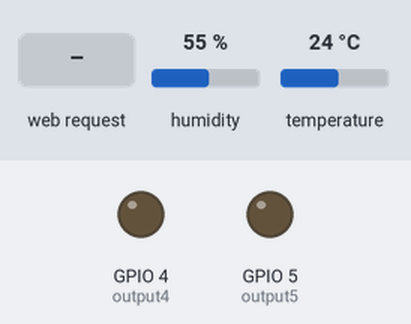
This sketch was run on a simulated ESP8266 (NodeMCU). Shown: output pins drawn as LEDs (lit = HIGH). Inputs (shaded band) come from the test bench; at power-on: humidity 55 %, temperature 24 °C. WiFi joins after 1.5 s; servers stay silent unless stated; what the sketch prints to the serial monitor is not drawn.

Above: at 2.7 s.
2.8 s: HTTP request GET /?tipo=1 received
At 4.0 s:
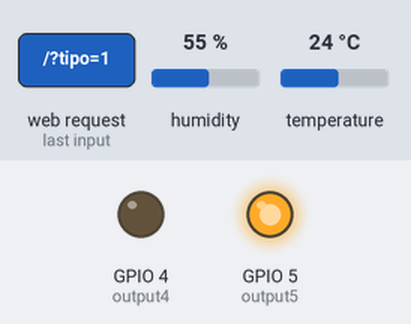
4.3 s: HTTP request GET /4/on received
At 4.9 s:
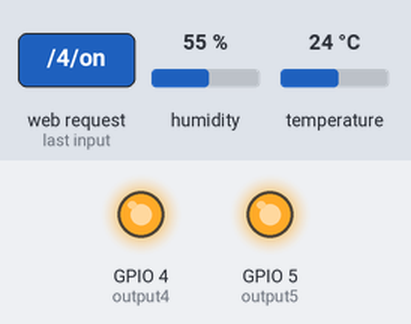
5.8 s: HTTP request GET /5/off received
At 7.0 s:
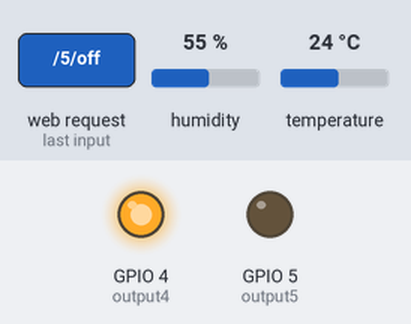
7.3 s: HTTP request GET /?tipo=2 received
At 8.4 s:
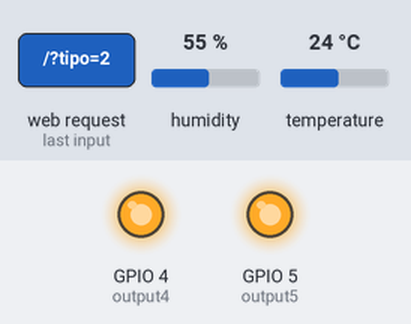
8.8 s: HTTP request GET /4/off received
At 9.5 s:
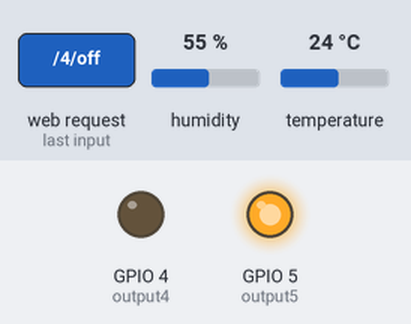
Timing chart, 0 to 11.3 s (numbered marks = the images above; inputs shaded):
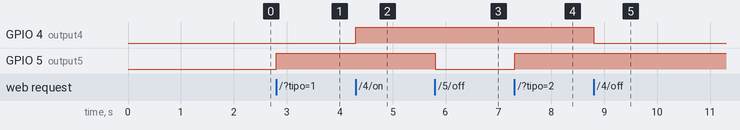

Measured:
- after the input at 2.8 s, GPIO 5 (output5): LOW → HIGH at once
- after the input at 4.3 s, GPIO 4 (output4): LOW → HIGH at once
- after the input at 5.8 s, GPIO 5 (output5): HIGH → LOW at once
- after the input at 7.3 s, GPIO 5 (output5): LOW → HIGH at once
- after the input at 8.8 s, GPIO 4 (output4): HIGH → LOW at once

The sketch:

WebServerRotation.ino
```cpp
//#include <ESP8266WiFi.h>
//#include <ESP8266WebServer.h>
//
///* Put your SSID & Password */
//const char* ssid = "NodeMCU";  // Enter SSID here
//const char* password = "12345678";  //Enter Password here
//
///* Put IP Address details */
//IPAddress local_ip(192,168,1,1);
//IPAddress gateway(192,168,1,1);
//IPAddress subnet(255,255,255,0);
//
//ESP8266WebServer server(80);
//
//uint8_t LED1pin = D7;
//bool LED1status = LOW;
//
//uint8_t LED2pin = D6;
//bool LED2status = LOW;
//
//void setup() {
//  Serial.begin(115200);
//  pinMode(LED1pin, OUTPUT);
//  pinMode(LED2pin, OUTPUT);
//
//  WiFi.softAP(ssid, password);
//  WiFi.softAPConfig(local_ip, gateway, subnet);
//  delay(100);
//
//  server.on("/", handle_OnConnect);
//  server.on("/led1on", handle_led1on);
//  server.on("/led1off", handle_led1off);
//  server.on("/led2on", handle_led2on);
//  server.on("/led2off", handle_led2off);
//  server.onNotFound(handle_NotFound);
//
//  server.begin();
//  Serial.println("HTTP server started");
//}
//void loop() {
//  server.handleClient();
//  if(LED1status)
//  {digitalWrite(LED1pin, HIGH);}
//  else
//  {digitalWrite(LED1pin, LOW);}
//
//  if(LED2status)
//  {digitalWrite(LED2pin, HIGH);}
//  else
//  {digitalWrite(LED2pin, LOW);}
//}
//
//void handle_OnConnect() {
//  LED1status = LOW;
//  LED2status = LOW;
//  Serial.println("GPIO7 Status: OFF | GPIO6 Status: OFF");
//  server.send(200, "text/html", SendHTML(LED1status,LED2status));
//}
//
//void handle_led1on() {
//  LED1status = HIGH;
//  Serial.println("GPIO7 Status: ON");
//  server.send(200, "text/html", SendHTML(true,LED2status));
//}
//
//void handle_led1off() {
//  LED1status = LOW;
//  Serial.println("GPIO7 Status: OFF");
//  server.send(200, "text/html", SendHTML(false,LED2status));
//}
//
//void handle_led2on() {
//  LED2status = HIGH;
//  Serial.println("GPIO6 Status: ON");
//  server.send(200, "text/html", SendHTML(LED1status,true));
//}
//
//void handle_led2off() {
//  LED2status = LOW;
//  Serial.println("GPIO6 Status: OFF");
//  server.send(200, "text/html", SendHTML(LED1status,false));
//}
//
//void handle_NotFound(){
//  server.send(404, "text/plain", "Not found");
//}
//
//String SendHTML(uint8_t led1stat,uint8_t led2stat){
//  String ptr = "<!DOCTYPE html> <html>\n";
//  ptr +="<head><meta name=\"viewport\" content=\"width=device-width, initial-scale=1.0, user-scalable=no\">\n";
//  ptr +="<title>LED Control</title>\n";
//  ptr +="<style>html { font-family: Helvetica; display: inline-block; margin: 0px auto; text-align: center;}\n";
//  ptr +="body{margin-top: 50px;} h1 {color: #444444;margin: 50px auto 30px;} h3 {color: #444444;margin-bottom: 50px;}\n";
//  ptr +=".button {display: block;width: 80px;background-color: #1abc9c;border: none;color: white;padding: 13px 30px;text-decoration: none;font-size: 25px;margin: 0px auto 35px;cursor: pointer;border-radius: 4px;}\n";
//  ptr +=".button-on {background-color: #1abc9c;}\n";
//  ptr +=".button-on:active {background-color: #16a085;}\n";
//  ptr +=".button-off {background-color: #34495e;}\n";
//  ptr +=".button-off:active {background-color: #2c3e50;}\n";
//  ptr +="p {font-size: 14px;color: #888;margin-bottom: 10px;}\n";
//  ptr +="</style>\n";
//  ptr +="</head>\n";
//  ptr +="<body>\n";
//  ptr +="<h1>ESP8266 Web Server</h1>\n";
//  ptr +="<h3>Using Access Point(AP) Mode</h3>\n";
//
//   if(led1stat)
//  {ptr +="<p>LED1 Status: ON</p><a class=\"button button-off\" href=\"/led1off\">OFF</a>\n";}
//  else
//  {ptr +="<p>LED1 Status: OFF</p><a class=\"button button-on\" href=\"/led1on\">ON</a>\n";}
//
//  if(led2stat)
//  {ptr +="<p>LED2 Status: ON</p><a class=\"button button-off\" href=\"/led2off\">OFF</a>\n";}
//  else
//  {ptr +="<p>LED2 Status: OFF</p><a class=\"button button-on\" href=\"/led2on\">ON</a>\n";}
//
//  ptr +="</body>\n";
//  ptr +="</html>\n";
//  return ptr;
//}


/*********
  Rui Santos
  Complete project details at https://randomnerdtutorials.com
*********/

// Load Wi-Fi library
#include <ESP8266WiFi.h>
#include "DHT.h"
#define DHTTYPE DHT22   // DHT 22  (AM2302), AM2321

// DHT Sensor
uint8_t DHTPin = 12;
// Initialize DHT sensor.
DHT dht(DHTPin, DHTTYPE);

float Temperatura = 0.0;
float Humidade = 0.0;

// Replace with your network credentials
const char* ssid     = "LUIZ";
const char* password = "12341234";

// Set web server port number to 80
WiFiServer server(80);

// Variable to store the HTTP request
String header;

// Auxiliar variables to store the current output state
String output5State = "off";
String output4State = "off";


// Assign output variables to GPIO pins
const int output5 = 5;
const int output4 = 4;
const int tipo = 0;
// Current time
unsigned long currentTime = millis();
// Previous time
unsigned long previousTime = 0;
// Define timeout time in milliseconds (example: 2000ms = 2s)
const long timeoutTime = 2000;

void setup() {
  Serial.begin(115200);
  // Initialize the output variables as outputs
  pinMode(output5, OUTPUT);
  pinMode(output4, OUTPUT);
  pinMode(DHTPin, INPUT);
  // Set outputs to LOW
  digitalWrite(output5, LOW);
  digitalWrite(output4, LOW);

  // Connect to Wi-Fi network with SSID and password
  Serial.print("Connecting to ");
  Serial.println(ssid);
  WiFi.begin(ssid, password);
  while (WiFi.status() != WL_CONNECTED) {
    delay(500);
    Serial.print(".");
  }
  // Print local IP address and start web server
  Serial.println("");
  Serial.println("WiFi connected.");
  Serial.println("IP address: ");
  Serial.println(WiFi.localIP());
  server.begin();
}

void loop(){
  WiFiClient client = server.available();   // Listen for incoming clients

  if (client) {                             // If a new client connects,
    Serial.println("New Client.");          // print a message out in the serial port
    String currentLine = "";                // make a String to hold incoming data from the client
    currentTime = millis();
    previousTime = currentTime;
    while (client.connected() && currentTime - previousTime <= timeoutTime) { // loop while the client's connected
      currentTime = millis();
      if (client.available()) {             // if there's bytes to read from the client,
        char c = client.read();             // read a byte, then
        Serial.write(c);                    // print it out the serial monitor
        header += c;
        if (c == '\n') {                    // if the byte is a newline character
          // if the current line is blank, you got two newline characters in a row.
          // that's the end of the client HTTP request, so send a response:
          if (currentLine.length() == 0) {
            // HTTP headers always start with a response code (e.g. HTTP/1.1 200 OK)
            // and a content-type so the client knows what's coming, then a blank line:
            client.println("HTTP/1.1 200 OK");
            client.println("Content-type:text/html");
            client.println("Connection: close");
            client.println();

            // turns the GPIOs on and off
            if (header.indexOf("GET /?tipo=1") >= 0) {
              Serial.println("GPIO 5 on");
              output5State = "on";
              digitalWrite(output5, HIGH);
              Temperatura = dht.readTemperature(); // Obtém os valores da temperatura
              Humidade = dht.readHumidity(); // Obtém os valores da umidade
            } else if (header.indexOf("GET /?tipo=2") >= 0) {
              Serial.println("GPIO 5 on");
              output5State = "on";
              digitalWrite(output5, HIGH);
            } else if (header.indexOf("GET /?tipo=3") >= 0) {
              Serial.println("GPIO 5 on");
              output5State = "on";
              digitalWrite(output5, HIGH);
            } else if (header.indexOf("GET /?tipo=4") >= 0) {
              Serial.println("GPIO 5 on");
              output5State = "on";
              digitalWrite(output5, HIGH);
            } else if (header.indexOf("GET /5/off") >= 0) {
              Serial.println("GPIO 5 off");
              output5State = "off";
              digitalWrite(output5, LOW);
            } else if (header.indexOf("GET /4/on") >= 0) {
              Serial.println("GPIO 4 on");
              output4State = "on";
              digitalWrite(output4, HIGH);
            } else if (header.indexOf("GET /4/off") >= 0) {
              Serial.println("GPIO 4 off");
              output4State = "off";
              digitalWrite(output4, LOW);
            } else{
              Serial.println("GPIO 5 off");
              output5State = "off";
              digitalWrite(output5, LOW);
            }

            // Display the HTML web page
            client.println("<!DOCTYPE html><html>");
            client.println("<head><meta name=\"viewport\" content=\"width=device-width, initial-scale=1\">");
            client.println("<link rel=\"icon\" href=\"data:,\">");
            // CSS to style the on/off buttons
            // Feel free to change the background-color and font-size attributes to fit your preferences
            client.println("<style>html { font-family: Helvetica; display: inline-block; margin: 0px auto; text-align: center;}");
            client.println(".button { background-color: #195B6A; border: none; color: white; padding: 16px 40px;");
            client.println("text-decoration: none; font-size: 30px; margin: 2px; cursor: pointer;}");
            client.println(".button2 {background-color: #77878A;}</style></head>");

            // Web Page Heading
            client.println("<body><h1>ESP8266 Web Server</h1>");

  client.println("<form action=\"\" class=\"tipo\" metohode=\"get\">");
  client.println("<input type=\"radio\" value=\"1\" name=\"tipo\">");
  client.println("<span>FRUTAS NORMAL</span><br>");
  client.println("<input type=\"radio\" value=\"2\" name=\"tipo\">");
  client.println("<span>FRUTAS RAPIDO</span><br>");
  client.println("<input type=\"radio\" value=\"3\" name=\"tipo\">");
  client.println("<span>LEGUMES NORMAL</span><br>");
  client.println("<input type=\"radio\" value=\"4\" name=\"tipo\">");
  client.println("<span>LEGUMES RAPIDO</span><br><br><br>");
  if (output5State=="off") {
              client.println("<p><a href=\"/on\"><button type=\"submit\" class=\"button\">ON</button></a></p>");
            } else {
              client.println("<p><a href=\"/off\"><button type=\"submit\" class=\"button button2\">OFF</button></a></p>");
            }
  client.println("</form>");
//            client.println("<p>"+(char(Temperatura))+"</p>");
//            client.println("<p>"+(char(Humidade+))"</p>");
            // Display current state, and ON/OFF buttons for GPIO 5
//            client.println("<p>GPIO 5 - State " + output5State + "</p>");
//            // If the output5State is off, it displays the ON button
//            if (output5State=="off") {
//              client.println("<p><a href=\"/on\"><button class=\"button\">ON</button></a></p>");
//            } else {
//              client.println("<p><a href=\"/off\"><button class=\"button button2\">OFF</button></a></p>");
//            }
//
//            // Display current state, and ON/OFF buttons for GPIO 4
//            client.println("<p>GPIO 4 - State " + output4State + "</p>");
//            // If the output4State is off, it displays the ON button
//            if (output4State=="off") {
//              client.println("<p><a href=\"/4/on\"><button class=\"button\">ON</button></a></p>");
//            } else {
//              client.println("<p><a href=\"/4/off\"><button class=\"button button2\">OFF</button></a></p>");
//            }
            client.println("</body></html>");

            // The HTTP response ends with another blank line
            client.println();
            // Break out of the while loop
            break;
          } else { // if you got a newline, then clear currentLine
            currentLine = "";
          }
        } else if (c != '\r') {  // if you got anything else but a carriage return character,
          currentLine += c;      // add it to the end of the currentLine
        }
      }
    }
    // Clear the header variable
    header = "";
    // Close the connection
    client.stop();
    Serial.println("Client disconnected.");
    Serial.println("");
  }
}
```
